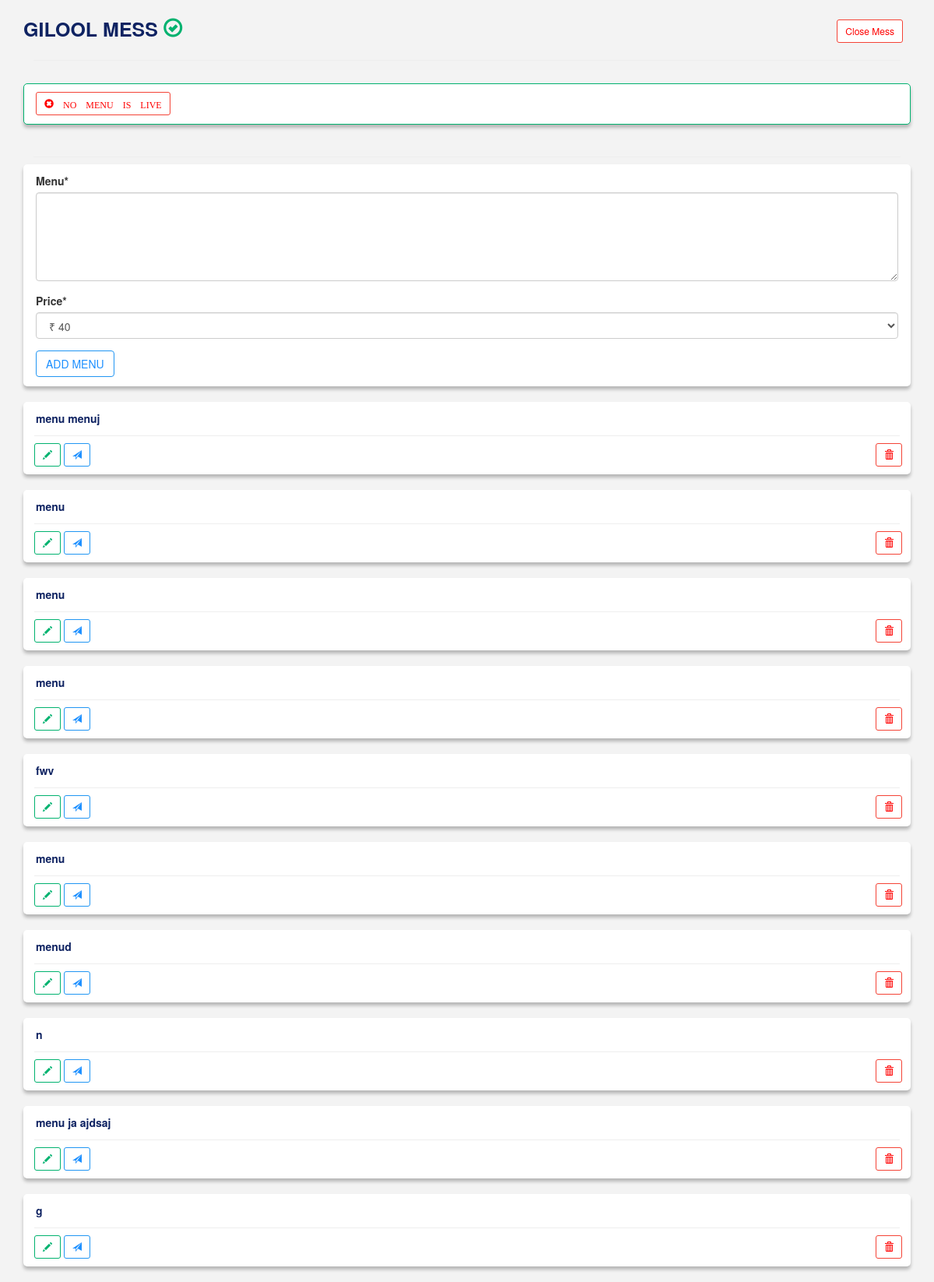
/auth/mymess/mommom/ (signed in), run on the app's committed database.
### users/models.py (models this page shows, shortened)
class Profile(models.Model):
	user = models.OneToOneField(User, on_delete=models.CASCADE)
	image = models.ImageField(default='default.jpg', upload_to='profile_pics')
	mess_name = models.CharField(max_length=30, blank=True)
	area = models.CharField(max_length=40,choices=PIN_CHOICES, default='Fateganj')
	number = models.CharField(max_length=10, blank=True)
	location = models.URLField(max_length=300, blank=True)
	city = models.CharField(max_length=40,choices=CITY_CHOICES, default='VADODARA')
	zone = models.CharField(max_length=40,choices=ZONE_CHOICES, default='zone-1')
	close = models.BooleanField(default=False)
	follower = models.IntegerField(default=0)

### blog/models.py (models this page shows, shortened)
class Post(models.Model):
	menu = models.TextField(max_length=350)
	image = models.ImageField(default='default.jpg', upload_to='profile_pics')
	date_posted = models.DateTimeField(default=timezone.now)
	session = models.CharField(max_length=10, blank=True)
	price = models.CharField(max_length=5,choices=PRICE_CHOICES, default='40')
	active = models.BooleanField(default=True)
	city = models.CharField(max_length=40,default='VADODARA')
	author = models.ForeignKey(User, on_delete=models.CASCADE)

### users/views.py (the view)
# urls.py: path('mymess/<username>/', user_views.mymess, name='mymess'),
@login_required
def mymess(request, username):
	user=request.user
	if user.is_authenticated:
		if request.method == "POST":
			form = AddMenuForm(request.POST)
			if form.is_valid():
				posts = Post.objects.filter(author=request.user)
				for i in posts:
						i.active = False
						i.session = 'old'
						i.save()
				menu = form.save(commit=False)
				if timezone.now().hour > 14:
					menu.session = 'dinner'
				else:
					menu.session = 'lunch'
				menu.author = request.user
				menu.city = request.user.profile.city
				menu.save()
				messages.success(request, f'MENU ADDED')
				return redirect('mymess', username=request.user)
		else:
			form = AddMenuForm()
	user = User.objects.get(username=username)
	active_post = Post.objects.filter(author=request.user).filter(active=True)
	posts = Post.objects.filter(author=request.user).order_by('-date_posted')[:10][::1]
	if timezone.now().hour > 14:
		session = 'dinner'
	else:
		session = 'lunch'
	if request.user == user:
		context = locals()
		return render(request, 'users/mymess.html', context)

### blog/forms.py
class AddMenuForm(forms.ModelForm):
	class Meta:
		model = Post
		fields = ['menu', 'price']
	def __init__(self, *args, **kwargs):
		super(AddMenuForm, self).__init__(*args, **kwargs) # Call to ModelForm constructor
		self.fields['menu'].widget.attrs['cols'] = 5
		self.fields['menu'].widget.attrs['rows'] = 5

### users/templates/users/mymess.html (shortened to what this page needs)
{% extends "blog/base.html" %}
{% load crispy_forms_tags %}
{% block content %}
<div class="container">
    <div class="row">
      <div class="container">
        <dt style="font-size: 25px;">
          <strong>
               {{ user.profile.mess_name }}
               {% if user.profile.close == True %}
               <span class="glyphicon glyphicon-remove-sign" style="color: #f44336;"></span>
               {% else %}
               <span class="glyphicon glyphicon-ok-circle" style="color: #00b26f;"></span>
               {% endif %}
               {% if user.profile.close == False %}
               <a style="float: right; padding-right: 10px;" href="{% url 'close_mess' user.username %}">
               <button  type="button" class="btn btn-default danger btn-sm">Close Mess</button>
               </a>
               {% else %}
               <a style="float: right; padding-right: 10px;" href="{% url 'open_mess' user.username %}">
               <button  type="button" class="btn btn-default info btn-sm">Open Mess</button>
               </a>
               {% endif %}
            </strong>
          </dt>
        </div>
      </div></br><hr><br>
    {% for post in active_post %}
          {% if post.author.profile.close == False %}
                  {% if session == post.session %}
                  <div class="panel panel-outline" style="border-color: #00b26f;">
                  <div class="panel-heading">
                  <span class="text-left"> <dt><strong> {{ post.menu }} <span class="label label-success">Live menu</span> </strong></dt>
                  </div><hr>
                  <div class="panle-body">
                         <div class="a">
                         <a href="{% url 'post-update' post.id %}">
                         <button  type="button" class="btn btn-default success btn-sm">
                         <span class="glyphicon glyphicon-pencil"></span></button>
                         </a>
                         <a href="#">
                         <button  type="button" class="btn btn-default info btn-sm">
                         <span class="glyphicon glyphicon-share"></span></button>
                         </a>
                         <a style="float: right; padding-right: 10px;" href="#">
                         <button class="btn btn-default btn-sm disabled">
                         <span class="glyphicon glyphicon-trash"></span></button>
                         </a>
                         </div>
                  </div>
                  </div>
                  {% else %}
                    <div class="panel panel-outline" style="border-color: #00b26f;">
                    <div class="panel-heading">
                    <a href="#">
                    <button type="button" class="btn danger btn-default btn-sm" >
                    <span class="glyphicon glyphicon-remove-sign"> NO MENU IS LIVE </span>
                    </button>
                    </a>
                    </div>
                    </div>
                  {% endif %}
          {% endif %}<br><hr>
    {% endfor %}
    {% if form %}
              <div class="panel panel-outline">
              <div class="panel-heading">
                   <form method="POST">
                   <fieldset>
                   {{ form|crispy }}
                   </fieldset>
                   <button class="btn info btn-default" type="submit">ADD MENU</button>
                   </form>
              </div>
              </div>
    {% endif %}
    {% for post in posts %}
          <div class="panel panel-outline">
          <div class="panel-heading">
          <span class="text-left"> <dt><strong> {{ post.menu }}</strong></dt>
          </div><hr>
          <div class="panle-body">
                 <div class="a">
                 <a href="{% url 'post-update' post.id %}">
                 <button  type="button" class="btn btn-default success btn-sm">
                 <span class="glyphicon glyphicon-pencil"></span></button>
                 </a>
                 <a href="{% url 'activate' post.id %}" >
                 <button  type="button" class="btn btn-default info btn-sm">
                 <span class="glyphicon glyphicon-send"></span></button>
                 </a>
                 <a style="float: right; padding-right: 10px;" href="{% url 'post-delete' post.id %}">
                 <button  type="button" class="btn btn-default danger btn-sm">
                 <span class="glyphicon glyphicon-trash"></span></button>
                 </a>
                 </div>
          </div>
          </div>
    {% endfor %}
</div>
{% endblock content %}

### blog/static/blog/main.css (style rules this page uses)
body { background-color: #f3f3f3; }
.panel-heading { background-color: ; }
.panel { background: #FFFFFF; box-shadow: 0px 4px 4px rgba(0, 0, 0, 0.25); border-radius: 5px; }
hr { margin: 1px 13px 9px 13px; }
strong { color: #0F2362; }
div.a { margin: 1px 0px 9px 13px; }
.info { border-color: #2196F3; color: dodgerblue }
.danger { border-color: #f44336; color: red }
.success { border-color: #00b26f; color: #00b26f }

### data on the page
Post: session "NO MENU IS LIVE", menu "menu menuj"
Post: menu "menu"
Post: menu "menu"
Post: menu "menu"
Post: menu "fwv"
Post: menu "menu"
Post: menu "menud"
Post: menu "n"
Post: menu "menu ja ajdsaj"
Post: menu "g"

### other printed values
{{ user.profile.mess_name }} "GILOOL MESS"
